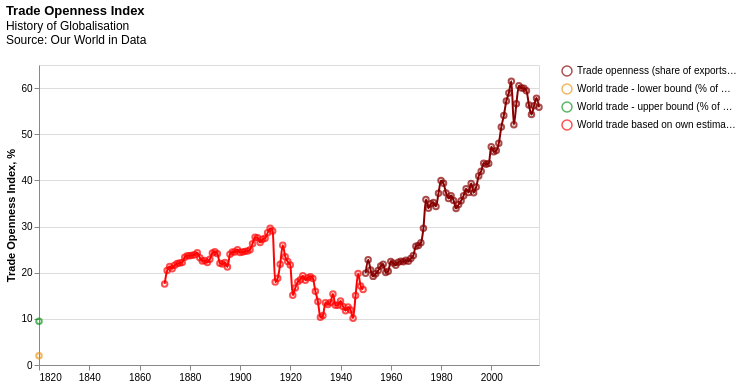

Vega-Lite specification stored for this chart:
### Vega-Lite specification from a JSON file in a GitHub repository (floating-point values rounded to 4 significant figures; data arrays with more than 128 entries replaced by an {"elided": "..."} marker saying what was removed)
{"$schema": "https://vega.github.io/schema/vega-lite/v5.json", "data": {"values": {"elided": "152 records"}, "format": {"parse": {"Year": "date"}}}, "title": {"text": "Trade Openness Index", "anchor": "start", "subtitle": ["History of Globalisation", "Source: Our World in Data", ""]}, "height": 300, "width": 500, "encoding": {"x": {"field": "Year", "type": "temporal", "axis": {"gridOpacity": 0}, "title": ""}}, "layer": [{"encoding": {"color": {"field": "Type", "type": "nominal", "legend": {"title": ""}, "scale": {"range": ["#880000", "#ee9719", "#0d9719", "#ff0303"]}}, "y": {"field": "Value", "type": "quantitative", "axis": {"gridOpacity": 1}, "title": "Trade Openness Index, %"}}, "layer": [{"mark": {"type": "line", "interpolate": "monotone"}}, {"transform": [{"filter": {"param": "hover", "empty": true}}], "mark": "point"}]}, {"transform": [{"pivot": "Type", "value": "Value", "groupby": ["Year"]}], "mark": "rule", "encoding": {"opacity": {"condition": {"value": 0.7, "param": "hover", "empty": false}, "value": 0}, "tooltip": [{"field": "Trade openness (share of exports and imports in GDP)", "title": "Trade openness (share of exports and imports in GDP)", "type": "quantitative"}, {"field": "World trade based on own estimates (% of GDP) (Klasing and Milionis (2014)) ", "title": "World trade (% of GDP)", "type": "quantitative"}, {"field": "World trade - lower bound (% of GDP) (Estevadeordal, Frantz, and Taylor (2003))", "title": "World trade - lower bound (% of GDP)", "type": "quantitative"}, {"field": "World trade - upper bound (% of GDP) (Estevadeordal, Frantz, and Taylor (2003))", "title": "World trade - upper bound (% of GDP)", "type": "quantitative"}]}, "params": [{"name": "hover", "select": {"fields": ["Year"], "type": "point", "on": "mouseover", "clear": "mouseout", "nearest": true}}]}]}
